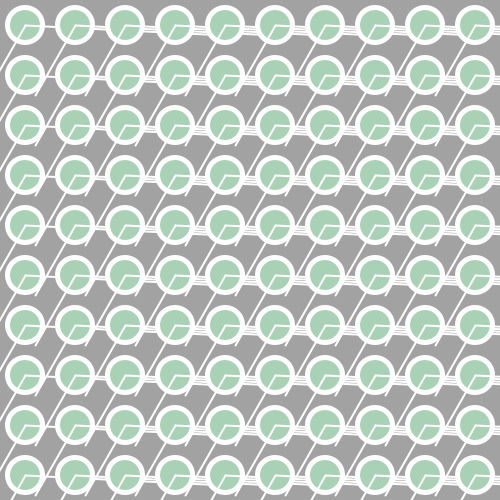
Frame 1 (no input)
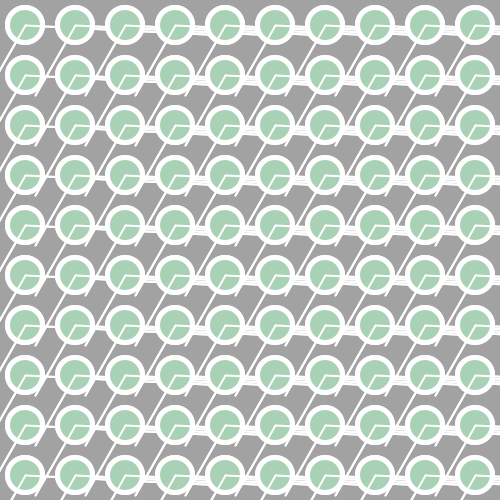
Frame 2 (the mouse pressed at the canvas centre, redrawn once)

The Processing sketch that drew these frames (run headless with seeded random() and noise(); the mouse was pressed at the canvas centre and the sketch redrawn once):

// Processing sketch: processing_84655
// ── processing_84655.pde

//Créer une boucle de répétition "tant que"

void setup () {
  size(500, 500);
  background(#A2A2A2);
  smooth();
}

void draw()
{

  noFill();

  for (int posX=25;posX< width;posX=posX+50)
  {
    for (int posY=25;posY< height;posY=posY+50)
    {
      fill(255);
      noStroke();
      ellipse(posX, posY, 40, 40);
      fill(#A9D1B5);
      ellipse(posX, posY, 30, 30);
      line(posX,posY,posX+70,posY+90);
      fill(229,83,122);
      
       stroke(255);
     strokeWeight(2);
       line(posX,posY,posX+200,posY+10);
       line(posX,posY,posX-40,posY+70);
      
    }
  }

  noLoop();
}
